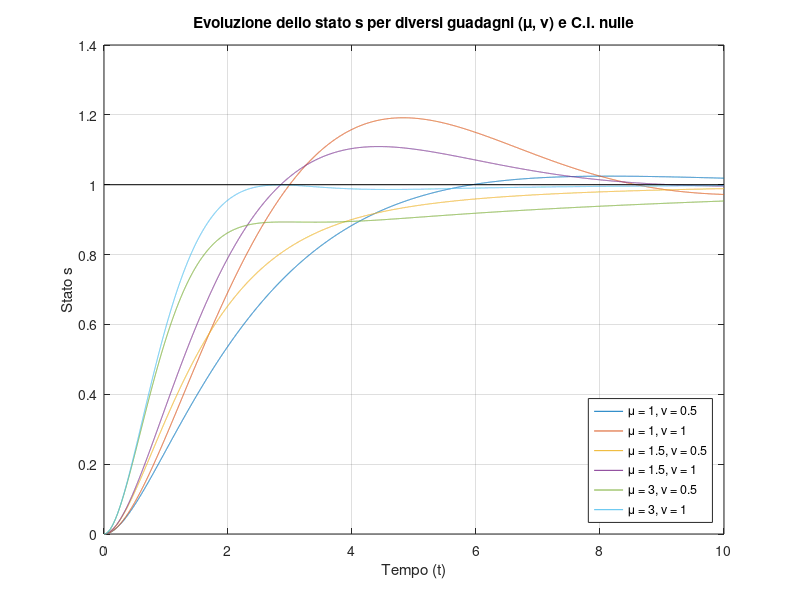
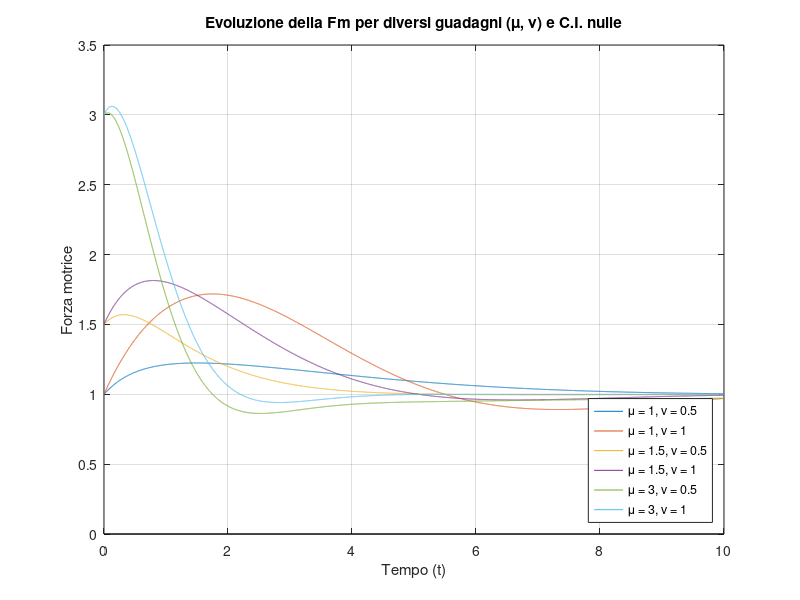

Source code (MATLAB) for these figures, in order:
function Esempio1_17()
  close all
  clear all
  clc
  % Si voglia implementare uno script che secondo l'esempio riporduca i grafici
  % della Figura 1.15a e 1.15b

  %
  % Dati 1.15: Processo massa-molla nominale sotto l'azione del controllore:
  %   Fm(t) = Fmc''(t) = mu * e(t) + nu * int_0^t (e(tau)dtau) , mu>0, nu>0
  % Si rappresentino:
  %   a) transitorio della posizione
  %   b) transitorio della forza motrice
  %
  Mbar = 1; %Volore scelto di progetto
  hbar = 3; %Volore scelto di progetto
  kbar = 1; %Volore scelto di progetto
  sbar = 1; %Volore scelto di progetto
  Fe = 0; %Ipotesi in cui Fe = Febar
  s0 = 0; %Condizioni iniziali nulle sulla posizione
  s0dot = 0; %Condizioni iniziali nulle sulla velocità
  int0 = 0; %Condizioni iniziali nulle sull'integrale d'errore
  x0 = [s0 s0dot int0]; %Vettore condizioni iniziali
  dt = 0.001; %Definizione del tempo
  t = 0:dt:10;
  mus = [1 1.5 3]; % Valori di mu per fare il grafico
  nus = [0.5 1]; % Valori di nu per fare il grafico

  % Figura 1.15a
  transitorioPosizione = zeros([length(t), length(mus)*length(nus)]);
  transitorioFm = zeros([length(t), length(mus)*length(nus)]);
  idx = 1;
  legends = {};
  for i = 1 : length(mus)
    for j = 1 : length(nus)
      [t,x] = ode45(@controlloreAnelloChiuso, t, [x0], Mbar, hbar, kbar, Fe, sbar, mus(i), nus(j));
      transitorioPosizione(:,idx) = x(:,1);
      transitorioFm (:,idx) = mus(i) * sbar - mus(i) * x(:,1) + nus(j) * x(:,3);
      legends{idx} = ['\mu = ' num2str(mus(i)) ', \nu = ' num2str(nus(j))];
      idx = idx + 1;
    endfor
  endfor

  figure(1)
  plot(t,transitorioPosizione, [0 10], [1 1], 'k');
  grid;
  xlabel('Tempo (t)')
  ylabel('Stato s')
  title('Evoluzione dello stato s per diversi guadagni (\mu, \nu) e C.I. nulle')
  legend(legends,'Location','SouthEast');

  figure(2)
  plot(t,transitorioFm, [0 10], [0 0], 'k');
  grid;
  xlabel('Tempo (t)')
  ylabel('Forza motrice')
  title('Evoluzione della Fm per diversi guadagni (\mu, \nu) e C.I. nulle')
  legend(legends,'Location','SouthEast');

endfunction

function [xp] = controlloreAnelloChiuso(t, x, M, h, k, Fe, s, mu, nu)
  % Questa funzione implementa l'evoluzione di stato per l'esempio descritto.
  % Data l'equazione
  %   M * sddot(t) = -h * sdot(t) - k * s(t) + mu * e(t) +
  %                   nu * int_0^t [e(tau)dtau] - Fe
  % Si considera inoltre e = sbar - s e lo stato composto da
  %   x(t) = [ s(t)  sdot(t) int_0^t]
  % Pertanto l'evoluzione di stato sarà
  %   xdot(t) = [ sdot(t)
  %               ((-h/M)*sdot(t) - (k/M)*s(t) + (mu/M)*e(t) + (nu/M)*int_0^t - Fe/M
  %               e(t)]
  e = s - x(1);
  xp = [x(2) ...
        -(h/M) * x(2) - (k/M) * x(1) + (mu/M) * e + (nu/M) * x(3) - Fe/M ...
        e];
endfunction
